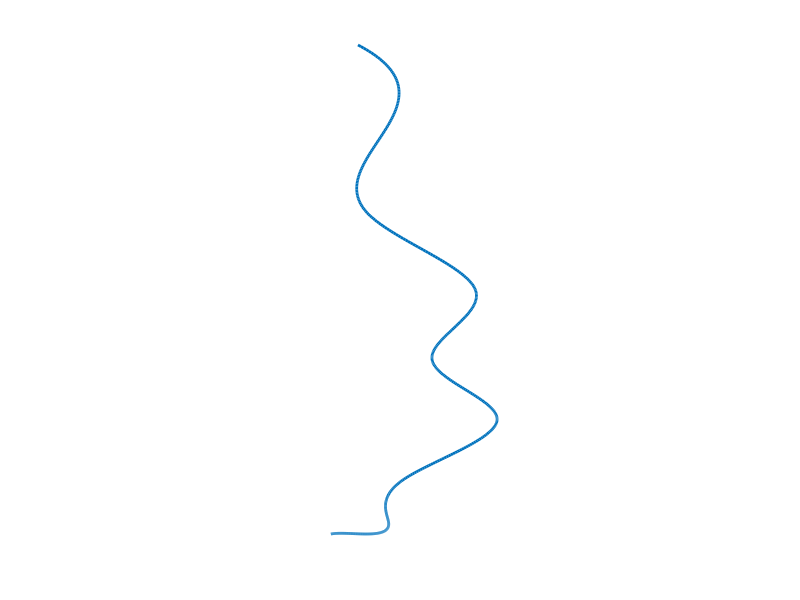
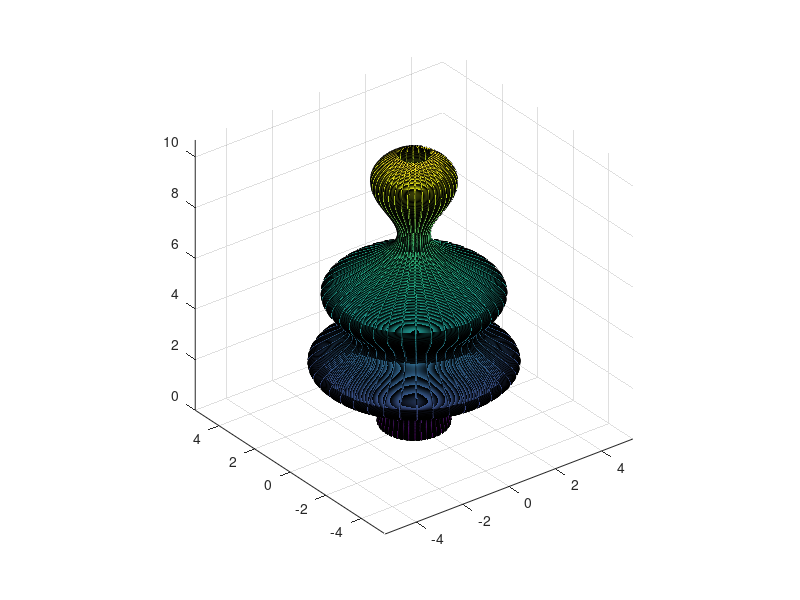

Write the MATLAB code that produced these figures, in order.
x=[0,0.788837068786060,1.26213931005770,1.57767413757212,3.62865051641587,2.20874379260097,3.15534827514424,0.788837068786060,1.18325560317909,0.591627801589545];
y=[0,0,0.236651120635818,1.18325560317909,2.49090314653968,3.80452204729864,5.32728259155826,7.01397782566082,8.81392837524268,10.6731238272497];

t = 1:length(x);
tvals = linspace(t(1), t(end), 500);
xvals = spline(t, x, tvals);
yvals = spline(t, y, tvals);
set(gcf, 'color', 'white')
for i = 1:length(tvals)/5
    plot(xvals(1:5*i), yvals(1:5*i), 'LineWidth', 2) 
    drawnow
end
axis equal
axis off

theta = 0:pi/20:2*pi;
r= xvals;
z= yvals;
xx= bsxfun(@times, r', cos(theta));
yy= bsxfun(@times, r', sin(theta));
zz= repmat(z', 1, length(theta));
figure, surf(xx,yy,zz)
axis equal
colormap('default')

